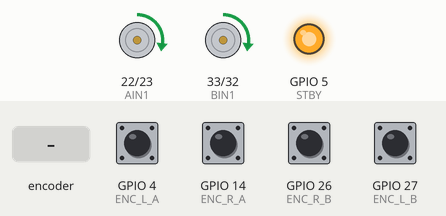
This sketch was run on a simulated ESP32. On the bench: motor-driver pin pairs drawn as motors (green arrow = first pin HIGH = forward, orange = second pin HIGH = backward, longer = more drive, scaled by the enable pin, stopped while the standby pin is LOW), output pins drawn as LEDs (lit = HIGH). The inputs (shaded band) are chosen by the test bench; at power-on: GPIO 4 (ENC_L_A), GPIO 14 (ENC_R_A), GPIO 26 (ENC_R_B), GPIO 27 (ENC_L_B) HIGH. What the sketch prints to the serial monitor is not drawn.

Above: at 3.7 s.
3.8 s: rotary encoder on GPIO 4 (ENC_L_A) / GPIO 27 (ENC_L_B) turned 3 steps (first pin leading)
At 7.1 s:
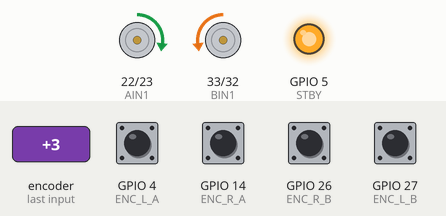
7.4 s: GPIO 14 (ENC_R_A) pulled LOW for 3.2 s
At 9.5 s:
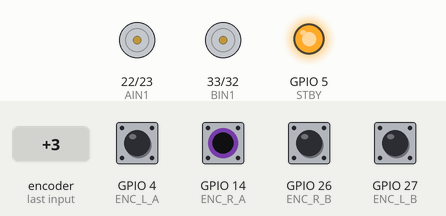
12.1 s: GPIO 14 (ENC_R_A) pulled LOW for 0.15 s
Timing chart, 0 to 21.1 s (numbered marks = the images above; inputs shaded):
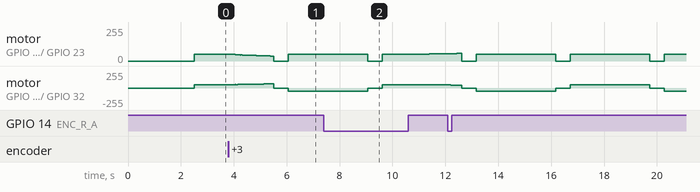

The sketch:

test_90_degrees.ino
```cpp
/*
 * ================================================================
 *  TEST 90° TURN — ESP32 + 2 Motors + Encoders
 * ================================================================
 *  1. Both motors run forward for 2 seconds
 *  2. Bot performs an in-place 90° turn using encoder ticks
 *  3. Repeats
 *
 *  200 ticks = 1 full wheel revolution
 *  Tune TICKS_PER_90_DEG until the bot turns exactly 90°.
 * ================================================================
 */

// ================= MOTOR A (LEFT) PINS =================
const int PWMA = 21;
const int AIN1 = 22;
const int AIN2 = 23;

// ================= MOTOR B (RIGHT) PINS =================
const int PWMB = 19;
const int BIN1 = 33;
const int BIN2 = 32;

// ================= MOTOR DRIVER STANDBY =================
const int STBY = 5;

// ================= ENCODER PINS =================
const int ENC_L_A = 4;  // <<< MISSING — set your left encoder channel A pin
const int ENC_L_B = 27; // <<< MISSING — set your left encoder channel B pin
const int ENC_R_A = 14; // <<< MISSING — set your right encoder channel A pin
const int ENC_R_B = 26; // <<< MISSING — set your right encoder channel B pin

// ================= CALIBRATION =================
const int TICKS_PER_90_DEG = 410; // <<< TUNE THIS until bot turns exactly 90°

const int DRIVE_PWM = 50; // Base PWM for driving forward (0–255)
const int TURN_PWM = 50;  // PWM for turning (lower = more control)

// ================= PID GAINS (for straight-line correction) =================
float Kp =
    2.0; // <<< Proportional — start here, increase if not correcting enough
float Ki = 0.05; // <<< Integral — fixes steady-state drift, keep small
float Kd = 1.0;  // <<< Derivative — dampens oscillation

// ================= ENCODER STATE =================
volatile long countLeft = 0;
volatile long countRight = 0;

void IRAM_ATTR isrLeftA() { countLeft += digitalRead(ENC_L_B) ? -1 : 1; }

void IRAM_ATTR isrRightA() { countRight += digitalRead(ENC_R_B) ? -1 : 1; }

// ================= MOTOR CONTROL =================

void stopMotors() {
  // Active brake briefly
  digitalWrite(AIN1, HIGH);
  digitalWrite(AIN2, HIGH);
  digitalWrite(BIN1, HIGH);
  digitalWrite(BIN2, HIGH);
  analogWrite(PWMA, 255);
  analogWrite(PWMB, 255);
  delay(50);

  // Then coast
  digitalWrite(AIN1, LOW);
  digitalWrite(AIN2, LOW);
  digitalWrite(BIN1, LOW);
  digitalWrite(BIN2, LOW);
  analogWrite(PWMA, 0);
  analogWrite(PWMB, 0);
}

// Drive forward for a given duration with PID correction to keep both wheels in
// sync
void driveForwardPID(int basePwm, int durationMs) {
  // Reset encoder counts
  noInterrupts();
  countLeft = 0;
  countRight = 0;
  interrupts();

  // Set both motors to forward direction
  // Motor A forward
  digitalWrite(AIN1, HIGH);
  digitalWrite(AIN2, LOW);
  // Motor B forward
  digitalWrite(BIN1, HIGH);
  digitalWrite(BIN2, LOW);

  float integral = 0;
  float lastError = 0;

  unsigned long startTime = millis();

  while (millis() - startTime < (unsigned long)durationMs) {
    // Read encoder counts safely
    long L, R;
    noInterrupts();
    L = countLeft;
    R = countRight;
    interrupts();

    // Use absolute values — encoders may count negative depending on wiring
    long absL = abs(L);
    long absR = abs(R);

    // Error = difference in distance traveled (positive means left is ahead)
    float error = (float)(absL - absR);

    // PID terms
    integral = constrain(integral + error, -500.0f, 500.0f);
    float derivative = error - lastError;

    float correction = Kp * error + Ki * integral + Kd * derivative;
    lastError = error;

    // Apply correction: slow down the faster motor, speed up the slower one
    int pwmLeft = constrain(basePwm - (int)(correction / 2), 0, 255);
    int pwmRight = constrain(basePwm + (int)(correction / 2), 0, 255);

    analogWrite(PWMA, pwmLeft);
    analogWrite(PWMB, pwmRight);

    delay(10); // PID update rate ~100Hz
  }

  stopMotors();

  // Print final encoder counts for debugging
  long L, R;
  noInterrupts();
  L = countLeft;
  R = countRight;
  interrupts();
  Serial.printf("Forward done — L:%ld R:%ld ticks (diff:%ld)\n", L, R, L - R);
}

// In-place 90° turn using encoders
// turnRight = true  → left wheel forward, right wheel backward
// turnRight = false → left wheel backward, right wheel forward
void turn90(bool turnRight) {
  // Reset encoder counts
  noInterrupts();
  countLeft = 0;
  countRight = 0;
  interrupts();

  if (turnRight) {
    Serial.print("Turning RIGHT 90°... ");
    // Left wheel forward
    digitalWrite(AIN1, HIGH);
    digitalWrite(AIN2, LOW);
    // Right wheel backward
    digitalWrite(BIN1, LOW);
    digitalWrite(BIN2, HIGH);
  } else {
    Serial.print("Turning LEFT 90°... ");
    // Left wheel backward
    digitalWrite(AIN1, LOW);
    digitalWrite(AIN2, HIGH);
    // Right wheel forward
    digitalWrite(BIN1, HIGH);
    digitalWrite(BIN2, LOW);
  }

  analogWrite(PWMA, TURN_PWM);
  analogWrite(PWMB, TURN_PWM);

  unsigned long t0 = millis();
  while (true) {
    long L, R;
    noInterrupts();
    L = countLeft;
    R = countRight;
    interrupts();

    // Both wheels should have traveled TICKS_PER_90_DEG
    if (abs(L) >= TICKS_PER_90_DEG && abs(R) >= TICKS_PER_90_DEG) {
      Serial.printf("Done! L:%ld R:%ld ticks\n", L, R);
      break;
    }

    // Timeout safety
    if (millis() - t0 > 3000) {
      Serial.printf("TIMEOUT! L:%ld R:%ld ticks\n", L, R);
      break;
    }

    delay(1);
  }

  stopMotors();
}

// ================= SETUP =================
void setup() {
  Serial.begin(115200);
  delay(500);
  Serial.println("=== 90° Turn Test (ESP32) ===");

  // Motor pins
  pinMode(AIN1, OUTPUT);
  pinMode(AIN2, OUTPUT);
  pinMode(BIN1, OUTPUT);
  pinMode(BIN2, OUTPUT);
  pinMode(PWMA, OUTPUT);
  pinMode(PWMB, OUTPUT);
  pinMode(STBY, OUTPUT);

  // Enable motor driver
  digitalWrite(STBY, HIGH);

  // Encoder pins
  pinMode(ENC_L_A, INPUT_PULLUP);
  pinMode(ENC_L_B, INPUT_PULLUP);
  pinMode(ENC_R_A, INPUT_PULLUP);
  pinMode(ENC_R_B, INPUT_PULLUP);
  attachInterrupt(digitalPinToInterrupt(ENC_L_A), isrLeftA, RISING);
  attachInterrupt(digitalPinToInterrupt(ENC_R_A), isrRightA, RISING);

  Serial.println("Ready — starting in 2 seconds...");
  delay(2000);
}

// ================= MAIN LOOP =================
void loop() {
  // Step 1: Drive forward for 3 seconds with PID correction
  Serial.println("Driving forward for 3 seconds (PID)...");
  driveForwardPID(DRIVE_PWM, 3000);
  delay(500);

  // Step 2: Turn 90° right
  turn90(true);
  delay(500);
}
```
